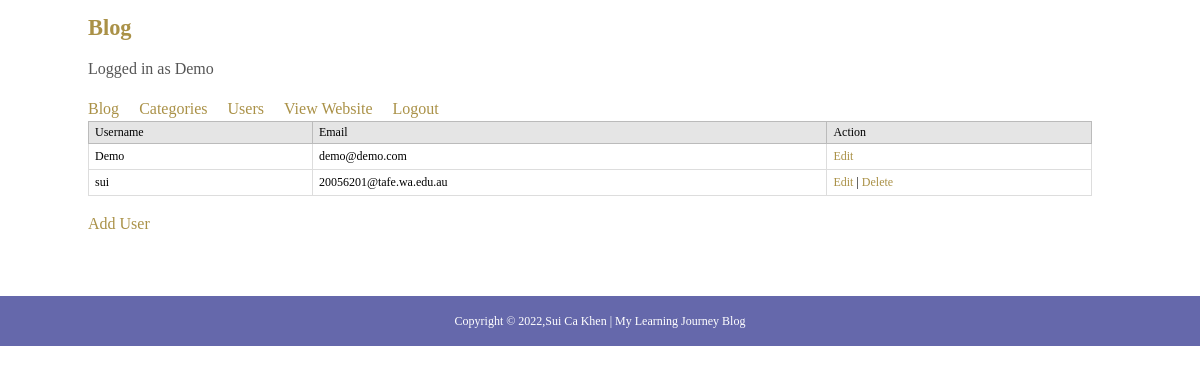
/admin/users.php (signed in), run on the app's committed database.
### tables this page shows
CREATE TABLE `blog_members` (
  `memberID` int(11) UNSIGNED NOT NULL,
  `username` varchar(255) DEFAULT NULL,
  `password` varchar(255) DEFAULT NULL,
  `email` varchar(255) DEFAULT NULL
);

### admin/users.php (the view, shortened to what this page needs)
<?php
require_once('../includes/config.php');
?>
<!doctype html>
<html lang="en">
<head>
  <link rel="stylesheet" href="../style/normalize.css">
  <link rel="stylesheet" href="../style/main.css">
</head>
<body>
	<div class="wrapper">
	<?php include('menu.php');?>
	<table>
	<tr>
		<th>Username</th>
		<th>Email</th>
		<th>Action</th>
	</tr>
	<?php
		try {
			$stmt = $db->query('SELECT memberID, username, email FROM blog_members ORDER BY username');
			while($row = $stmt->fetch()){
				echo '<tr>';
				echo '<td>'.$row['username'].'</td>';
				echo '<td>'.$row['email'].'</td>';
				?>
				<td>
					<a href="edit-user.php?id=<?php echo $row['memberID'];?>">Edit</a>
					<?php if($row['memberID'] != 1){?>
						| <a href="javascript:deluser('<?php echo $row['memberID'];?>','<?php echo $row['username'];?>')">Delete</a>
					<?php } ?>
				</td>
				<?php
				echo '</tr>';
			}
		} catch(PDOException $e) {
		    echo $e->getMessage();
		}
	?>
	</table>
	<p><a href='add-user.php'>Add User</a></p>
</div>
<?php include_once "../pages/footer.php"; ?>
</body>
</html>

### style/main.css (style rules this page uses)
.wrapper { max-width:1024px; margin:0 auto; background-color: ##F0F2F4; }
p,li { color: #555555; font-size: 16px; line-height: 1.5em; }
a, a:link { text-decoration: none; color: #aa9147; }
table { width:98%; text-align:left; border:1px solid #DDDDDD; font-size:12px; color:#000;background:#fff; margin-bottom:10px; }
table th { background-color:#E5E5E5; border:1px solid #BBBBBB; padding:3px 6px; font-weight:normal; color:#000; }
table tr td { border:1px solid #DDDDDD; padding:5px 6px; }

### data on the page
blog_members: username "Demo", email "demo@demo.com"
blog_members: username "sui", email "20056201@tafe.wa.edu.au"

### other printed values
$_SESSION['username'] "Demo"
